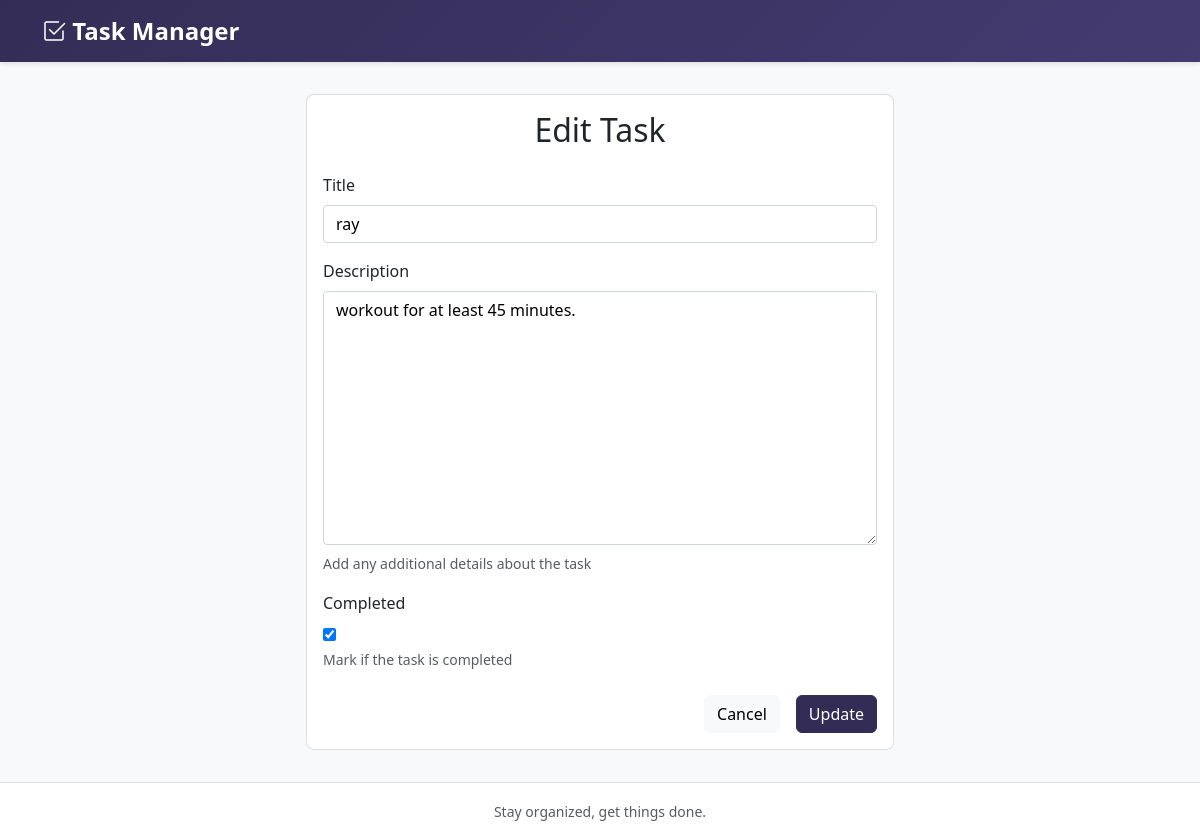
The page /update/4/ on the database its author committed.
### todo/models.py (models this page shows, shortened)
class Todo(models.Model):
    title = models.CharField(
        max_length=200,
        validators=[MinLengthValidator(3, "Title must be at least 3 characters long")]
    )
    description = models.TextField(
        blank=True,
        help_text="Add any additional details about the task"
    )
    completed = models.BooleanField(
        default=False,
        help_text="Mark if the task is completed"
    )
    created_at = models.DateTimeField(auto_now_add=True)
    updated_at = models.DateTimeField(auto_now=True)
    class Meta:
        ordering = ['-created_at']
        verbose_name = "Task"
        verbose_name_plural = "Tasks"

### todo/views.py (the view, shortened to what this page needs)
# urls.py: path('update/<int:pk>/', views.TodoUpdateView.as_view(), name='todo_update'),
class TodoUpdateView(UpdateView):
    model = Todo
    template_name = 'todo/todo_form.html'
    fields = ['title', 'description', 'completed']
    success_url = reverse_lazy('todo_list')

### todo/templates/todo/todo_form.html (shortened to what this page needs)
{% extends 'todo/base.html' %}
{% block content %}
<div class="row">
    <div class="col-md-6 offset-md-3">
        <div class="card">
            <div class="card-body">
                <h2 class="card-title text-center mb-4">
                    {% if form.instance.pk %}Edit Task{% else %}New Task{% endif %}
                </h2>
                <form method="post" class="needs-validation" novalidate>
                    {% for field in form %}
                        <div class="mb-3">
                            <label for="{{ field.id_for_label }}" class="form-label">
                                {{ field.label }}
                            </label>
                            <div class="form-control-wrapper">
                                {{ field }}
                            </div>
                            {% if field.help_text %}
                                <small class="form-text text-muted">{{ field.help_text }}</small>
                            {% endif %}
                        </div>
                    {% endfor %}
                    <div class="d-grid gap-2 d-md-flex justify-content-md-end mt-4">
                        <a href="{% url 'todo_list' %}" class="btn btn-light me-md-2">Cancel</a>
                        <button type="submit" class="btn btn-primary">
                            {% if form.instance.pk %}Update{% else %}Create{% endif %}
                        </button>
                    </div>
                </form>
            </div>
        </div>
    </div>
</div>
{% endblock %}

### todo/templates/todo/base.html (style rules this page uses)
:root { --primary-color: #332D56; --primary-hover: #443b71; --success-color: #4E6688; --success-hover: #3d5066; }
body { min-height: 100vh; display: flex; flex-direction: column; background-color: #f8f9fa; }
.btn { display: inline-flex; align-items: center; gap: 0.5rem; }
.card { background-color: #fff; border: 1px solid rgba(0,0,0,.125); border-radius: .5rem; }
.btn-primary { background-color: var(--primary-color) !important; border-color: var(--primary-color) !important; }

### todo/templates/todo/todo_form.html (style rules this page uses)
.form-control-wrapper input { width: 100%; padding: 0.375rem 0.75rem; border: 1px solid #ced4da; border-radius: 0.25rem; }
.form-control-wrapper textarea { width: 100%; padding: 0.375rem 0.75rem; border: 1px solid #ced4da; border-radius: 0.25rem; min-height: 100px; }
.form-control-wrapper input[type="checkbox"] { width: auto; margin-right: 0.5rem; }

### rows shown on the page
Todo: form "ray" "workout for at least 45 minutes." "☑"

### other values the page prints
{{ field.label }} "Title" "Description" "Completed"
{{ field.help_text }} "Add any additional details about the task" "Mark if the task is completed"
